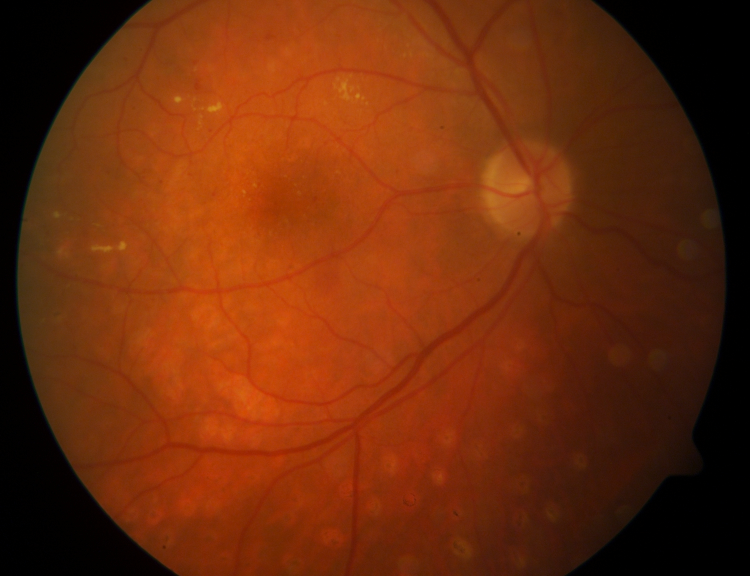
#> input picture diaretdb0_v_1_1/resources/images/diaretdb0_fundus_images/image001.png, 1500 x 1152 px (shown at 1/2 size)
$ python -i preprocessed.py   (imports and definitions only)
#> lines starting #> are read from the running program, lines starting #| are printed output that depends on the picture; after the words box and inside, x2 and y2 are one past the last pixel; in counts of white or black regions, pixels touching at a corner belong together
import cv2
import numpy as np
import math


# Blob detection parameters (for notch detection). We define a blob as
#a region where there is some inhomogeneity in brightness or color.
BLOB_PARAMS = cv2.SimpleBlobDetector_Params()
BLOB_PARAMS.minThreshold = 0.0
BLOB_PARAMS.maxThreshold = 30
BLOB_PARAMS.thresholdStep = 15
BLOB_PARAMS.filterByArea = False
BLOB_PARAMS.filterByColor = False
BLOB_PARAMS.filterByConvexity = False
BLOB_PARAMS.filterByInertia = True
BLOB_PARAMS.minInertiaRatio = 0.05
BLOB_PARAMS.maxInertiaRatio = 1

def clahe_algorithm(image):
    '''
    This algorithm of equalization is based on Clahe, which operates on small regions.
    It is normally very useful when applied to a single channel;
    in our case, the green channel of the RGB colour space.

    Parameters
    ----------
    image : array
        Our image to be equalized.

    Returns
    -------
    final_img : array
        Our image after being equalized.

    '''
    clahe = cv2.createCLAHE(clipLimit = 2.0, tileGridSize=(8,8))
    final_img = clahe.apply(image)
    return final_img

def preprocess_image(path):
    '''
    Loads an image, converts to grayscale, constructs our bounding box so
    we can place a square over our notch in general .
    Afterwards, we will flip the image if necessary based
    on which eye are we studying on the image and whether we have found a notch.
    Finally, we will equalize our image using CLAHE algorithm.

    Parameters
    ----------
    path :string
        The path where we are going to analyze (path of our files)

    Returns
    -------
    output : array
        Our image being preprocessed.

    '''
    # Loading the image also converts it to grayscale.
    img = cv2.imread(path, 0)
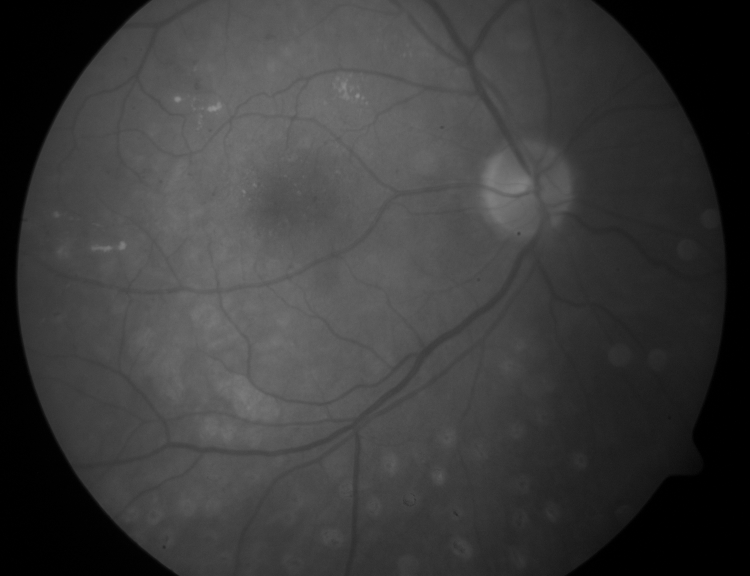
#> img: shape (1152, 1500) (shown at 1/2 size); min 0, max 145, mean 59.3
    _, thresholding = cv2.threshold(img, 30, 255, cv2.THRESH_BINARY)
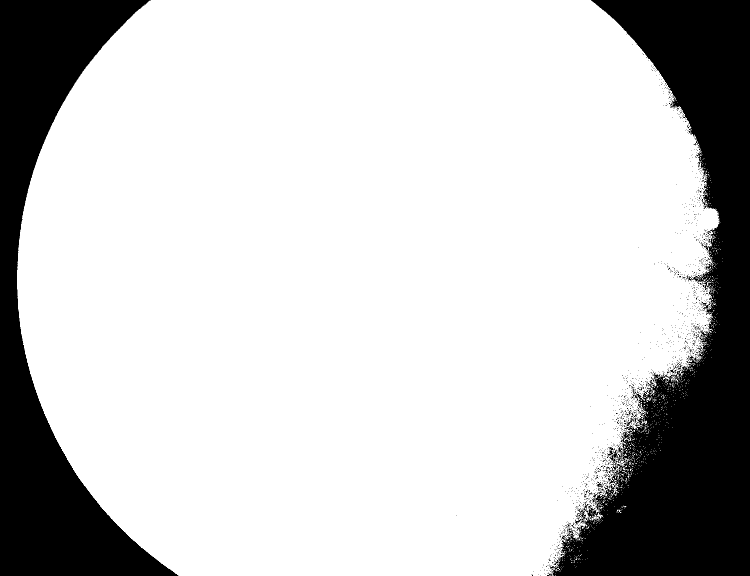
#> thresholding: shape (1152, 1500) (shown at 1/2 size); 79.5% white; 1232 black regions (1215 under 20 px), largest, box (x1, y1, x2, y2) and area: (1099, 0, 1500, 1152) 209051, (0, 0, 357, 1152) 141913, (1253, 836, 1269, 852) 75
    #img = bb_resize(img, thresholding)
    _, img_thresh = cv2.threshold(img, 30, 255, cv2.THRESH_BINARY)

    # Two-part notch-detection. Notch could be either in upper-right quadrant or the bottom-right quadrant.
    #We will start with the first one. If we do not detect any notch, we won't do any flipping.
    if detect_notch(img, img_thresh):
        pass
        #cv2.flip(img, -1, img)

    else:
        pass
        vert_flip = cv2.flip(img, 0)
        vert_flip_thresh = cv2.flip(img_thresh, 0)

        if detect_notch(vert_flip, vert_flip_thresh):
            pass
            cv2.flip(img, -1, img)

    # Examine the file name and flip the eye horizontally if it's a left eye.
    if "left" in path:
        pass
        cv2.flip(img, 1, img)

    # Finally, equalize the image.
    output = clahe_algorithm(img)

    return output


# [10 lines left out: function load_image, not called in this run]


def hough_circles(img):
    '''
    Apply Hough Circle Transform. If no circles are found, we return an empty list.

    Parameters
    ----------
    img : TYPE
        DESCRIPTION.

    Returns
    -------
    output : TYPE
        DESCRIPTION.

    '''
    img1 = img.copy()

    # Forcing Hough transform to align to our notch edge, reducing the edges left over
    #after our subtraction.
    height, width = img1.shape
#> height = 1152; width = 1500
    cv2.rectangle(img, (0, 0), (int(width / 2), height),
                 (0, 0, 0), thickness=cv2.FILLED)
    cv2.rectangle(img, (0, height), (width, int(height / 2)),
                 (0, 0, 0), thickness=cv2.FILLED)
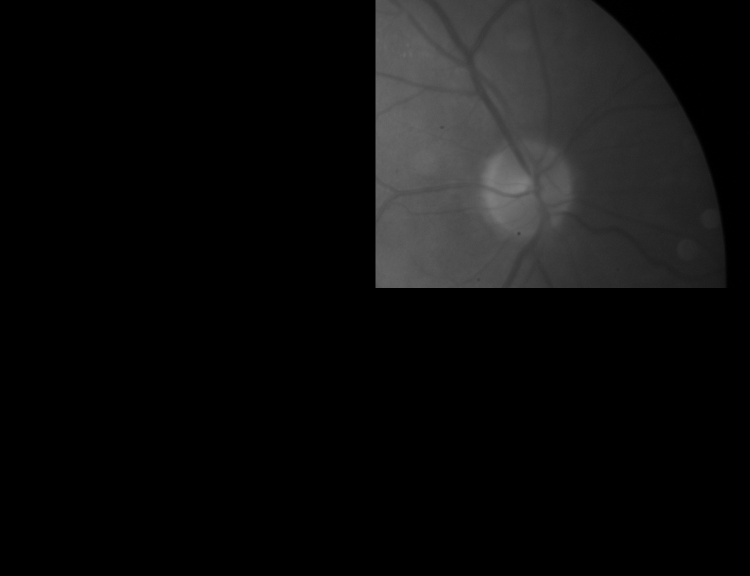
#> img: shape (1152, 1500) (shown at 1/2 size); min 0, max 128, mean 13.7

    circles = cv2.HoughCircles(img1, cv2.HOUGH_GRADIENT, 2, 512,
                              param1=140, param2=30,
                              minRadius=204, maxRadius=512)
#> circles = [[551, 719, 456.8]]

    output = []
    if circles is not None:
        circles = circles[0]
        for c in circles[0:]:
            output.append((c[0], c[1], c[2]))
#> this loop made 1 pass
#> after the loop, output = [(551, 719, 456.8)]


    return output


# [36 lines left out: function bb_resize, not called in this run]


def detect_notch(img, img_thresh):
    """
    Detects if a notch is present in the image, and if so, returns True.

    First, the Hough Circle Transform is applied to find a circle corresponding
    to our FOV (field of view), obtained by a thresholded image. Ideally we should only
    be having either our notch or nothing. Since we will likely have some artifacts left from the
    edges of the subtraction, we will open (morphological opening) our image to avoid that.

    A region of interest (ROI) is positioned over where we usually find our notches,
    which is in the NE quadrant (45 degrees, indeed).
    Blob detection is run over this ROI. If a blob is detected, it is assumed
    that the blob is a notch, and the function can return True.
    """
    circles = hough_circles(img)
#> circles = [(551, 719, 456.8)]

    # Paint out the FOV.
    if circles:
        x, y, r = circles[0]
#> x = 551; y = 719; r = 456.8
        cv2.circle(img_thresh, (int(x), int(y)), int(r), (0, 0, 0), cv2.FILLED)
#> img_thresh: shape (1152, 1500); 42% white; 847 white regions (834 under 20 px), largest, box (x1, y1, x2, y2) and area: (34, 0, 1439, 1152) 721088, (200, 1011, 406, 1152) 1677, (1341, 751, 1357, 766) 80
    else:
        return False


    # Opening the image to take care of our artifacts.
    kernel = cv2.getStructuringElement(cv2.MORPH_RECT, (3, 3))
    img_thresh = cv2.morphologyEx(img_thresh, cv2.MORPH_OPEN, kernel)
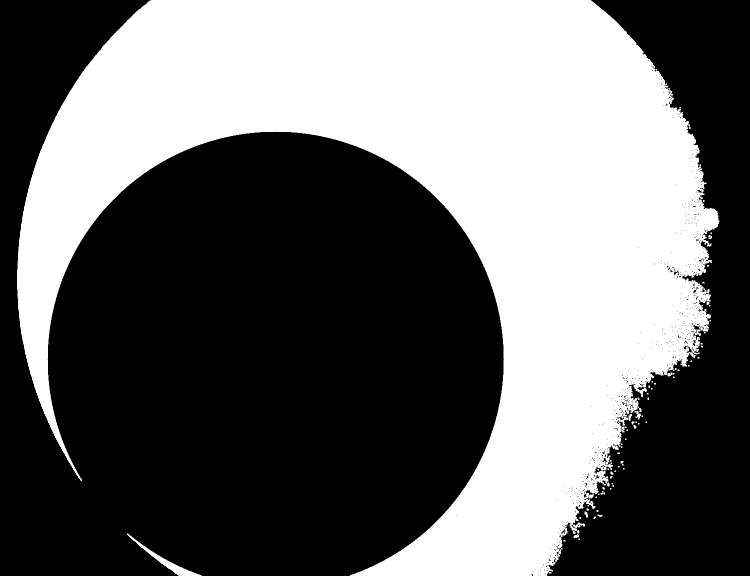
#> img_thresh: shape (1152, 1500) (shown at 1/2 size); 41.4% white; 80 white regions (61 under 20 px), largest, box (x1, y1, x2, y2) and area: (34, 0, 1439, 1152) 712757, (254, 1067, 403, 1152) 1547, (1269, 822, 1282, 839) 106

    # Extract a region of interest that is very likely to contain the notch if
    # one is present in the image. This corresponds to a small square at about
    # the 45 degree mark on the eyeball. Some notches are slightly lower than
    # this, so the ROI should be large enough to capture many notch positions.
    roi_size = img_thresh.shape[0] * 0.25
#> roi_size = 288
    half_rs = 0.125

    # Finding our cartesian coordinates for our 45 degrees point at the NE.
    radius = img_thresh.shape[0] / 2.0
#> radius = 576
    angle = math.pi / 4.0
    side = radius * math.sin(angle)
#> side = 407.3

    # Getting the ROI
    x, y = (int(radius + side - half_rs), int(radius - side - half_rs))
#> x = 983; y = 168
    roi = img_thresh[y:int(y + roi_size), x:int(x + roi_size)]
#> roi: shape (288, 288); every value is 255

    # Run blob detection on what's left.
    sbd = cv2.SimpleBlobDetector_create(BLOB_PARAMS)
    keypoints = sbd.detect(roi)
#> keypoints = ()

    # If keypoints were found, then we assume that a notch was detected.
    return bool(keypoints)

>>> result = preprocess_image('../diaretdb0_v_1_1/resources/images/diaretdb0_fundus_images/image001.png')
#> in preprocess_image, `vert_flip = cv2.flip(img, 0)`:
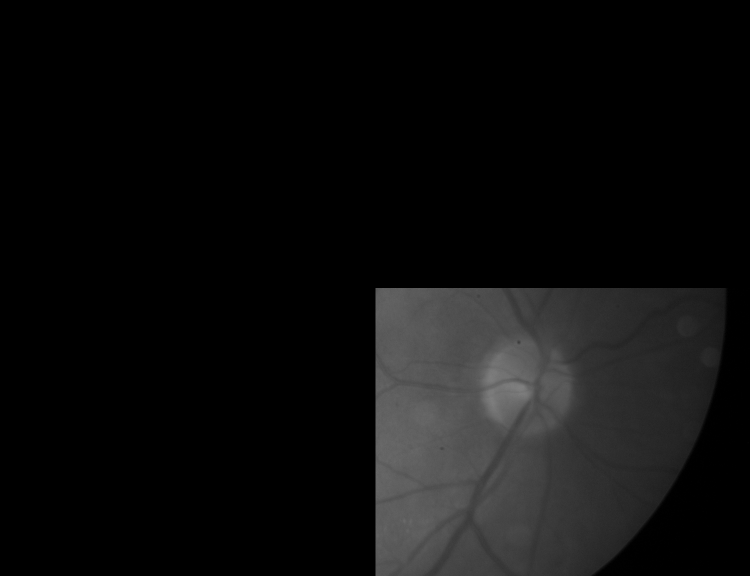
#> vert_flip: shape (1152, 1500) (shown at 1/2 size); min 0, max 128, mean 13.7
#> in preprocess_image, `vert_flip_thresh = cv2.flip(img_thresh, 0)`:
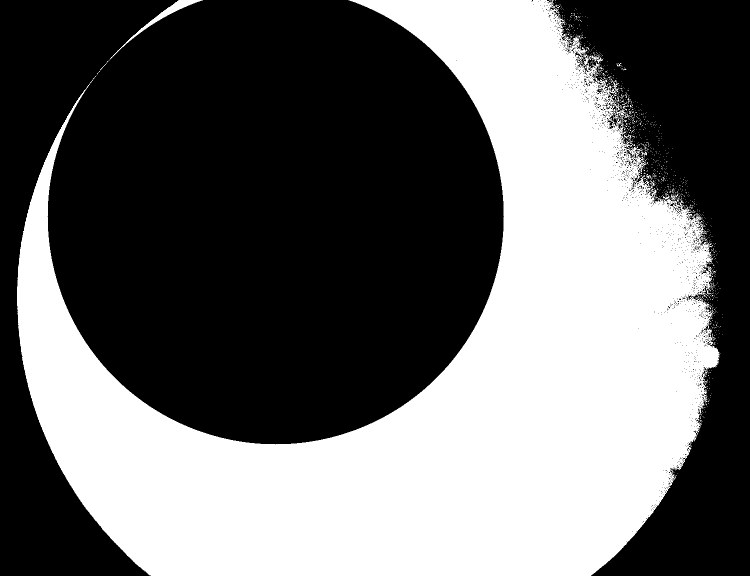
#> vert_flip_thresh: shape (1152, 1500) (shown at 1/2 size); 42% white; 847 white regions (834 under 20 px), largest, box (x1, y1, x2, y2) and area: (34, 0, 1439, 1152) 721088, (200, 0, 406, 141) 1677, (1341, 386, 1357, 401) 80
#> in hough_circles (call 2), `cv2.rectangle(img, (0, height), (width, int(height / 2)), (0, 0, 0), t..`: img: shape (1152, 1500); every value is 0
#> in clahe_algorithm, `final_img = clahe.apply(image)`:
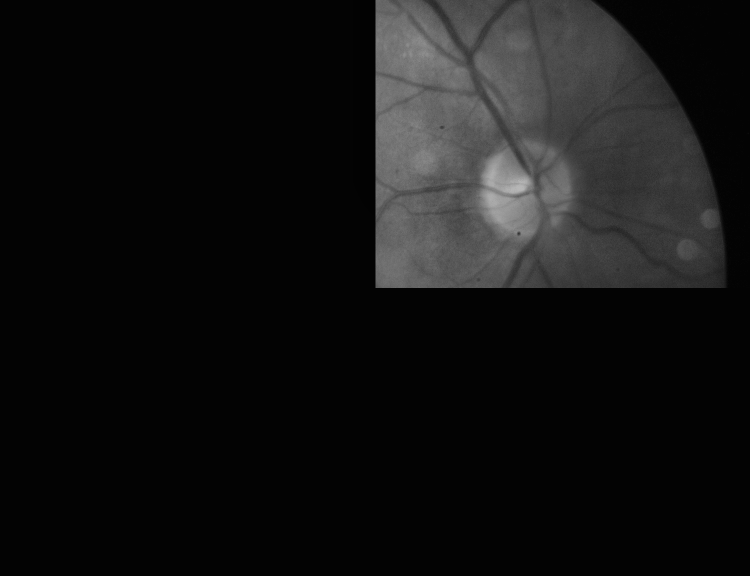
#> final_img: shape (1152, 1500) (shown at 1/2 size); min 2, max 183, mean 19.3

$ run again, on diaretdb0_v_1_1/resources/images/diaretdb0_fundus_images/image002.png
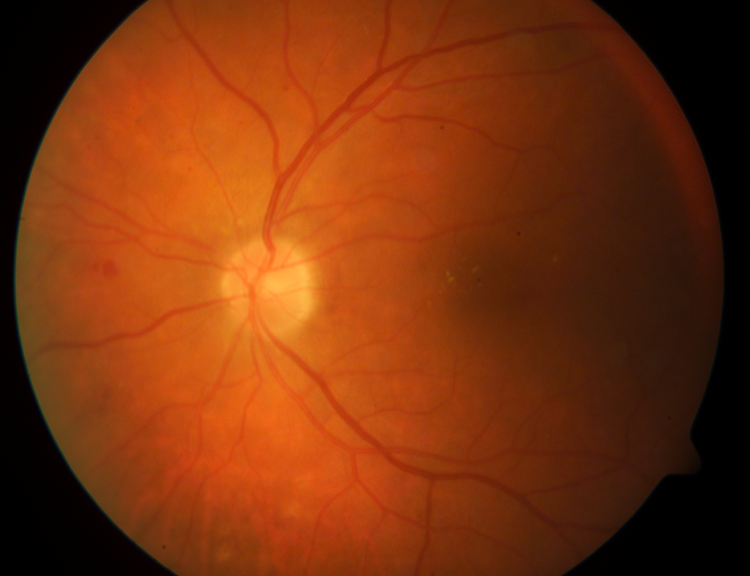
#> input picture diaretdb0_v_1_1/resources/images/diaretdb0_fundus_images/image002.png, 1500 x 1152 px (shown at 1/2 size)
#> in preprocess_image, `_, thresholding = cv2.threshold(img, 30, 255, cv2.THRESH_BINARY)`:
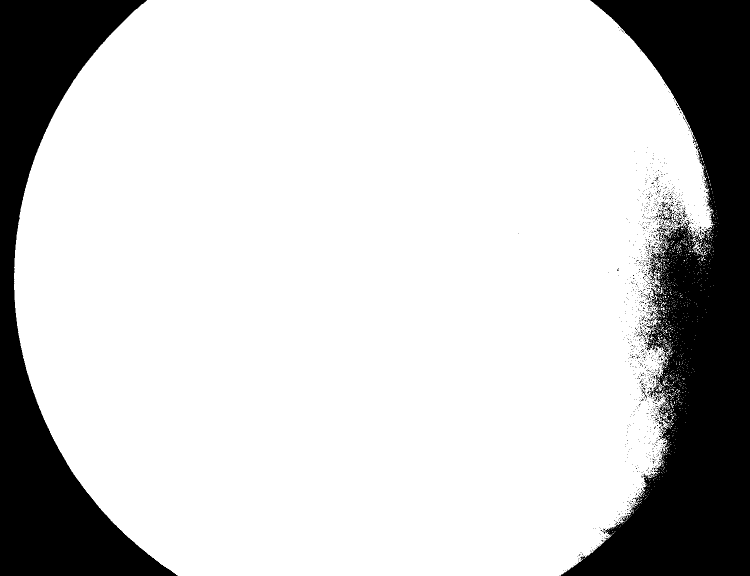
#> thresholding: shape (1152, 1500) (shown at 1/2 size); 79.7% white; 1299 black regions (1282 under 20 px), largest, box (x1, y1, x2, y2) and area: (1121, 0, 1500, 1152) 212054, (0, 0, 356, 1152) 135477, (1362, 419, 1375, 444) 73
#> in hough_circles, `circles = cv2.HoughCircles(img1, cv2.HOUGH_GRADIENT, 2, 512, param1=14..`: circles = [[549, 669, 486.4]]
#> the loop in hough_circles, `for c in circles[0:]:` made 1 pass
#> after the loop in hough_circles, `for c in circles[0:]:`: output = [(549, 669, 486.4)]
#> in detect_notch, `x, y, r = circles[0]`: x = 549; y = 669; r = 486.4
#> roi: shape (288, 288); 100% white; 5 black regions (5 under 20 px)
#> keypoints = 1 keypoints; (x, y, size): (144, 143, 320.7)
#> in clahe_algorithm, `final_img = clahe.apply(image)`:
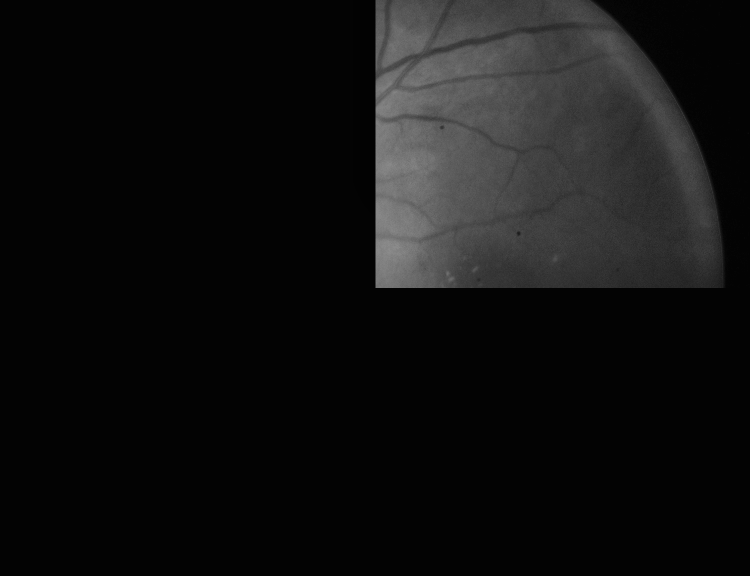
#> final_img: shape (1152, 1500) (shown at 1/2 size); min 2, max 145, mean 17.5

$ run again, on diaretdb0_v_1_1/resources/images/diaretdb0_fundus_images/image005.png
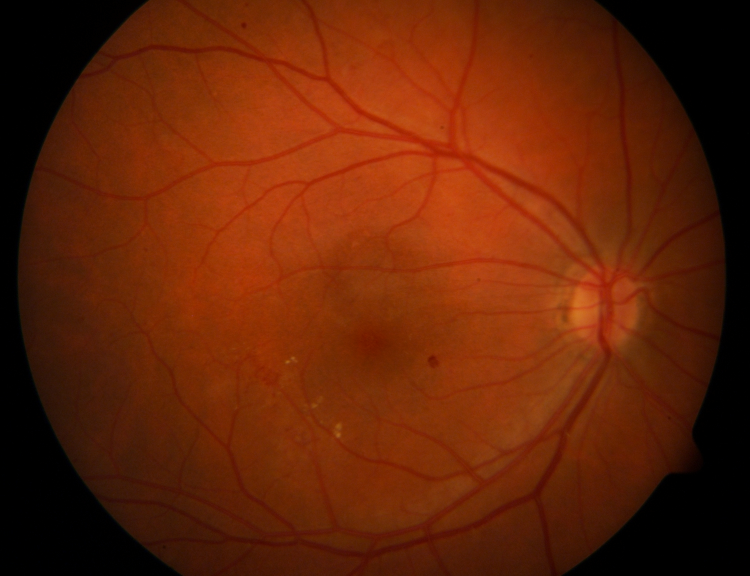
#> input picture diaretdb0_v_1_1/resources/images/diaretdb0_fundus_images/image005.png, 1500 x 1152 px (shown at 1/2 size)
#> in preprocess_image, `_, thresholding = cv2.threshold(img, 30, 255, cv2.THRESH_BINARY)`:
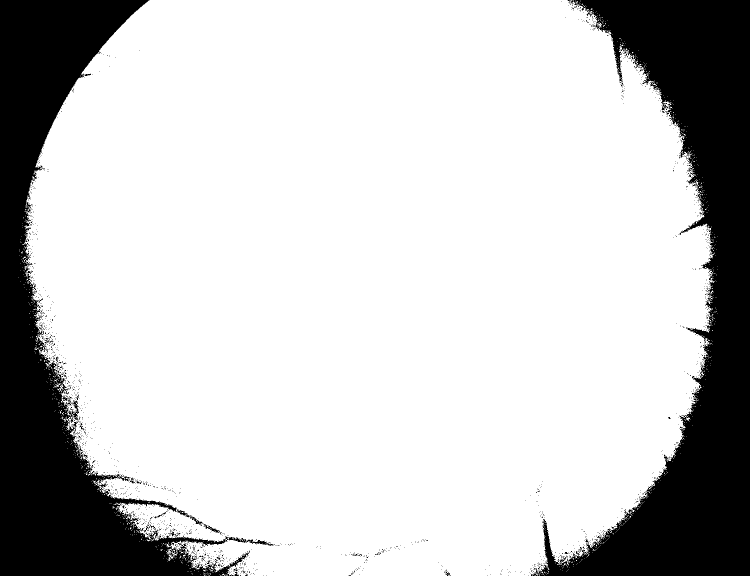
#> thresholding: shape (1152, 1500) (shown at 1/2 size); 78.6% white; 1479 black regions (1451 under 20 px), largest, box (x1, y1, x2, y2) and area: (1067, 0, 1500, 1152) 191872, (0, 0, 500, 1152) 173370, (457, 1074, 548, 1092) 420
#> in hough_circles, `circles = cv2.HoughCircles(img1, cv2.HOUGH_GRADIENT, 2, 512, param1=14..`: circles = None
#> in detect_notch, `circles = hough_circles(img)`: circles = []
#> vert_flip_thresh: shape (1152, 1500); 78.6% white; 1479 black regions (1451 under 20 px), largest, box (x1, y1, x2, y2) and area: (1067, 0, 1500, 1152) 191872, (0, 0, 500, 1152) 173370, (457, 60, 548, 78) 420
#> in clahe_algorithm, `final_img = clahe.apply(image)`:
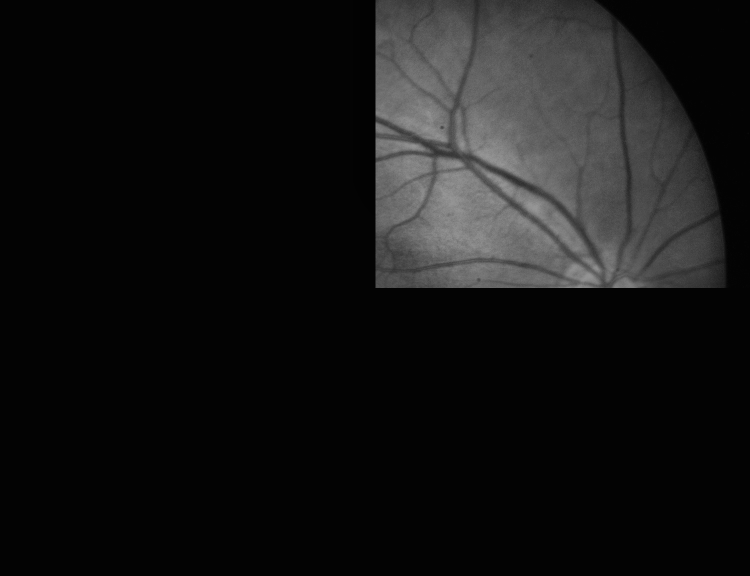
#> final_img: shape (1152, 1500) (shown at 1/2 size); min 2, max 152, mean 20.8
